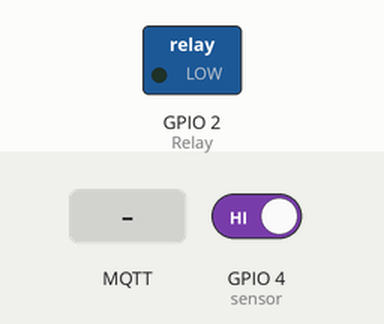
Simulated run of this sketch. Board: ESP32. On the bench: switched loads named in the sketch (green lamp = pin HIGH). The inputs (shaded band) are chosen by the test bench; at power-on: GPIO 4 (sensor) HIGH. WiFi joins after 1.5 s; servers stay silent unless stated; no MQTT or app messages arrive unless stated; the camera gives no picture; what the sketch prints to the serial monitor is not drawn.

Above: at 3.0 s.
3.1 s: MQTT message "open" arrives on the first subscribed topic
At 3.5 s:
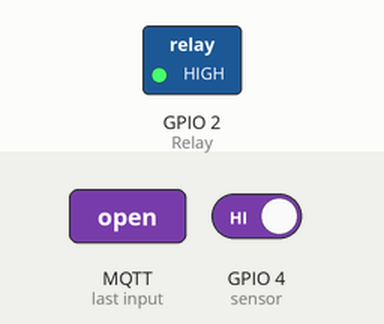
4.6 s: MQTT message "doorlock/open" arrives on the first subscribed topic
Timing chart, 0 to 9.6 s (numbered marks = the images above; inputs shaded):
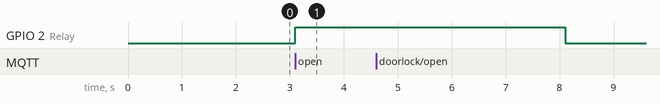

Measured:
- after the input at 3.1 s, GPIO 2 (Relay): LOW → HIGH at once

The sketch:

CameraFaceRecognitionDoorLock.ino
```cpp
//Viral Science www.youtube.com/c/viralscience  www.viralsciencecreativity.com
//ESP Camera Artificial Intelligence Face Detection Automatic Door Lock
#include "esp_camera.h"
#include <WiFi.h>
#include <PubSubClient.h>
#include "String.h"
//#include <Array.h>
#include <SPIFFS.h>
#include <FS.h>
#include "driver/rtc_io.h"
#include <EEPROM.h>            // read and write from flash memory
//#define FILE_PHOTO "/photo.jpg"

//
// WARNING!!! Make sure that you have either selected ESP32 Wrover Module,
//            or another board which has PSRAM enabled
//

// Pin definition for CAMERA_MODEL_AI_THINKER
#define PWDN_GPIO_NUM     32
#define RESET_GPIO_NUM    -1
#define XCLK_GPIO_NUM      0
#define SIOD_GPIO_NUM     26
#define SIOC_GPIO_NUM     27

#define Y9_GPIO_NUM       35
#define Y8_GPIO_NUM       34
#define Y7_GPIO_NUM       39
#define Y6_GPIO_NUM       36
#define Y5_GPIO_NUM       21
#define Y4_GPIO_NUM       19
#define Y3_GPIO_NUM       18
#define Y2_GPIO_NUM        5
#define VSYNC_GPIO_NUM    25
#define HREF_GPIO_NUM     23
#define PCLK_GPIO_NUM     22

// Select camera model
//#define CAMERA_MODEL_WROVER_KIT
//#define CAMERA_MODEL_ESP_EYE
//#define CAMERA_MODEL_M5STACK_PSRAM
//#define CAMERA_MODEL_M5STACK_WIDE
#define CAMERA_MODEL_AI_THINKER
#define Relay 2
#define sensor 4

#include "camera_pins.h"

WiFiClient espClient;
PubSubClient client(espClient);
const char* ssid = "Dinh Vung 3"; //Wifi Name SSID
const char* password = "19951995"; //WIFI Password

//MQTT config
#define PORT_MQTT 1883
const char* broker = "192.168.0.101";
const char* mqtt_client_name = "MQTT";
const char* mqtt_user = "vdquang";
const char* mqtt_pass = "1234";
const char* topic_lock = "doorlock/open";
const char* topic_capture = "doorlock/capture";


void startCameraServer();

boolean matchFace = false;
boolean activateRelay = false;
boolean appOpen = false;
boolean doorOpen = 0;
boolean test;
long prevMillis=0;
long startTime=0;
int interval = 5000;
long sensorTime = millis() - 61000;


void setup() {
  pinMode(Relay,OUTPUT);
  pinMode(sensor, INPUT);
  digitalWrite(Relay,LOW);

  Serial.begin(115200);
  Serial.setDebugOutput(true);
  Serial.println();


  camera_config_t config;
  config.ledc_channel = LEDC_CHANNEL_0;
  config.ledc_timer = LEDC_TIMER_0;
  config.pin_d0 = Y2_GPIO_NUM;
  config.pin_d1 = Y3_GPIO_NUM;
  config.pin_d2 = Y4_GPIO_NUM;
  config.pin_d3 = Y5_GPIO_NUM;
  config.pin_d4 = Y6_GPIO_NUM;
  config.pin_d5 = Y7_GPIO_NUM;
  config.pin_d6 = Y8_GPIO_NUM;
  config.pin_d7 = Y9_GPIO_NUM;
  config.pin_xclk = XCLK_GPIO_NUM;
  config.pin_pclk = PCLK_GPIO_NUM;
  config.pin_vsync = VSYNC_GPIO_NUM;
  config.pin_href = HREF_GPIO_NUM;
  config.pin_sscb_sda = SIOD_GPIO_NUM;
  config.pin_sscb_scl = SIOC_GPIO_NUM;
  config.pin_pwdn = PWDN_GPIO_NUM;
  config.pin_reset = RESET_GPIO_NUM;
  config.xclk_freq_hz = 20000000;
  config.pixel_format = PIXFORMAT_JPEG;
  //init with high specs to pre-allocate larger buffers
  if(psramFound()){
    config.frame_size = FRAMESIZE_UXGA;
    config.jpeg_quality = 10;
    config.fb_count = 2;
  } else {
    config.frame_size = FRAMESIZE_SVGA;
    config.jpeg_quality = 12;
    config.fb_count = 1;
  }

#if defined(CAMERA_MODEL_ESP_EYE)
  pinMode(13, INPUT_PULLUP);
  pinMode(14, INPUT_PULLUP);
#endif

  // camera init
  esp_err_t err = esp_camera_init(&config);
  if (err != ESP_OK) {
    Serial.printf("Camera init failed with error 0x%x", err);
    return;
  }


   sensor_t * s = esp_camera_sensor_get();
  //initial sensors are flipped vertically and colors are a bit saturated
  if (s->id.PID == OV3660_PID) {
    s->set_vflip(s, 1);//flip it back
    s->set_brightness(s, 1);//up the blightness just a bit
    s->set_saturation(s, -2);//lower the saturation
  }
  //drop down frame size for higher initial frame rate
  s->set_framesize(s, FRAMESIZE_QVGA);

#if defined(CAMERA_MODEL_M5STACK_WIDE)
  s->set_vflip(s, 1);
  s->set_hmirror(s, 1);
#endif

  WiFi.begin(ssid, password);

  while (WiFi.status() != WL_CONNECTED) {
    delay(500);
    Serial.print(".");
  }
  Serial.println("");
  Serial.println("WiFi connected");
  client.setServer(broker, PORT_MQTT);

  startCameraServer();

  Serial.print("Camera Ready! Use 'http://");
  Serial.print(WiFi.localIP());
  Serial.println("' to connect");


  client.setCallback(callback);


}

void mqttESSP32()
{
 while (!client.connected()) {
    Serial.print("Attempting MQTT connection...");
    // Thực hiện kết nối với mqtt user và pass
    if (client.connect(mqtt_client_name,mqtt_user, mqtt_pass)) {
      Serial.println("connected");
      // Khi kết nối sẽ publish thông báo
      client.publish(topic_lock, "ESP_reconnected");
      // ... và nhận lại thông tin này
      client.subscribe(topic_lock);
      client.subscribe(topic_capture);
    } else {
      Serial.print("failed, rc=");
      Serial.print(client.state());
      Serial.println(" try again in 5 seconds");
      // Đợi 5s
      delay(5000);
    }
  }


}

void callback(char* topic, byte* message, unsigned int length) {
  Serial.print("Message arrived on topic: ");
  Serial.print(topic);
  Serial.print(". Message: ");
  Serial.write(message, length);
  Serial.println();
  String doorStatus;

  for (int i = 0; i < length; i++) {
    Serial.print((char)message[i]);
    doorStatus += (char)message[i];
  }
  Serial.println();

  // Feel free to add more if statements to control more GPIOs with MQTT

  // If a message is received on the topic esp32/output, you check if the message is either "on" or "off".
  // Changes the output state according to the message

  if (String(topic) == "doorlock/open") {
//    Serial.print("Open the door ");
    if(doorStatus == "open"){
      doorOpen = 1;
      Serial.print(doorOpen);
    }else {

      Serial.print(doorOpen);
    }
   }
 }
void loop() {

  if(!client.connected()) {
    mqttESSP32();
  }
  client.loop();

  test = digitalRead(sensor);


  if(test==0 && activateRelay==false) {

    String sendingStr = "start";
    client.publish(topic_lock, sendingStr.c_str());
    client.loop(); // ham xu ly cua thu vien MQTT
    delay(11000);

    if(doorOpen == 1) {
    Serial.print("Open the door");
    activateRelay=true;
    digitalWrite(Relay,HIGH);
    prevMillis=millis();
    sensorTime = millis();

    }
   }


    if (activateRelay == true && millis()-prevMillis > interval)
    {
      activateRelay=false;
      digitalWrite(Relay,LOW);
    }

    if(doorOpen == 1 && appOpen == false) {
    doorOpen = 0;
    appOpen = true;
    Serial.print("Hello");
    digitalWrite(Relay, HIGH);
    startTime=millis();
    }
    if(appOpen == true && millis()- startTime > interval) {
      appOpen = false;
      Serial.print("OK");
      digitalWrite(Relay, LOW);
    }

}
```

camera_pins.h
```cpp
#if defined(CAMERA_MODEL_WROVER_KIT)
#define PWDN_GPIO_NUM    -1
#define RESET_GPIO_NUM   -1
#define XCLK_GPIO_NUM    21
#define SIOD_GPIO_NUM    26
#define SIOC_GPIO_NUM    27

#define Y9_GPIO_NUM      35
#define Y8_GPIO_NUM      34
#define Y7_GPIO_NUM      39
#define Y6_GPIO_NUM      36
#define Y5_GPIO_NUM      19
#define Y4_GPIO_NUM      18
#define Y3_GPIO_NUM       5
#define Y2_GPIO_NUM       4
#define VSYNC_GPIO_NUM   25
#define HREF_GPIO_NUM    23
#define PCLK_GPIO_NUM    22

#elif defined(CAMERA_MODEL_ESP_EYE)
#define PWDN_GPIO_NUM    -1
#define RESET_GPIO_NUM   -1
#define XCLK_GPIO_NUM    4
#define SIOD_GPIO_NUM    18
#define SIOC_GPIO_NUM    23

#define Y9_GPIO_NUM      36
#define Y8_GPIO_NUM      37
#define Y7_GPIO_NUM      38
#define Y6_GPIO_NUM      39
#define Y5_GPIO_NUM      35
#define Y4_GPIO_NUM      14
#define Y3_GPIO_NUM      13
#define Y2_GPIO_NUM      34
#define VSYNC_GPIO_NUM   5
#define HREF_GPIO_NUM    27
#define PCLK_GPIO_NUM    25

#elif defined(CAMERA_MODEL_M5STACK_PSRAM)
#define PWDN_GPIO_NUM     -1
#define RESET_GPIO_NUM    15
#define XCLK_GPIO_NUM     27
#define SIOD_GPIO_NUM     25
#define SIOC_GPIO_NUM     23

#define Y9_GPIO_NUM       19
#define Y8_GPIO_NUM       36
#define Y7_GPIO_NUM       18
#define Y6_GPIO_NUM       39
#define Y5_GPIO_NUM        5
#define Y4_GPIO_NUM       34
#define Y3_GPIO_NUM       35
#define Y2_GPIO_NUM       32
#define VSYNC_GPIO_NUM    22
#define HREF_GPIO_NUM     26
#define PCLK_GPIO_NUM     21

#elif defined(CAMERA_MODEL_M5STACK_WIDE)
#define PWDN_GPIO_NUM     -1
#define RESET_GPIO_NUM    15
#define XCLK_GPIO_NUM     27
#define SIOD_GPIO_NUM     22
#define SIOC_GPIO_NUM     23

#define Y9_GPIO_NUM       19
#define Y8_GPIO_NUM       36
#define Y7_GPIO_NUM       18
#define Y6_GPIO_NUM       39
#define Y5_GPIO_NUM        5
#define Y4_GPIO_NUM       34
#define Y3_GPIO_NUM       35
#define Y2_GPIO_NUM       32
#define VSYNC_GPIO_NUM    25
#define HREF_GPIO_NUM     26
#define PCLK_GPIO_NUM     21

#elif defined(CAMERA_MODEL_AI_THINKER)
#define PWDN_GPIO_NUM     32
#define RESET_GPIO_NUM    -1
#define XCLK_GPIO_NUM      0
#define SIOD_GPIO_NUM     26
#define SIOC_GPIO_NUM     27

#define Y9_GPIO_NUM       35
#define Y8_GPIO_NUM       34
#define Y7_GPIO_NUM       39
#define Y6_GPIO_NUM       36
#define Y5_GPIO_NUM       21
#define Y4_GPIO_NUM       19
#define Y3_GPIO_NUM       18
#define Y2_GPIO_NUM        5
#define VSYNC_GPIO_NUM    25
#define HREF_GPIO_NUM     23
#define PCLK_GPIO_NUM     22

#else
#error "Camera model not selected"
#endif
```
